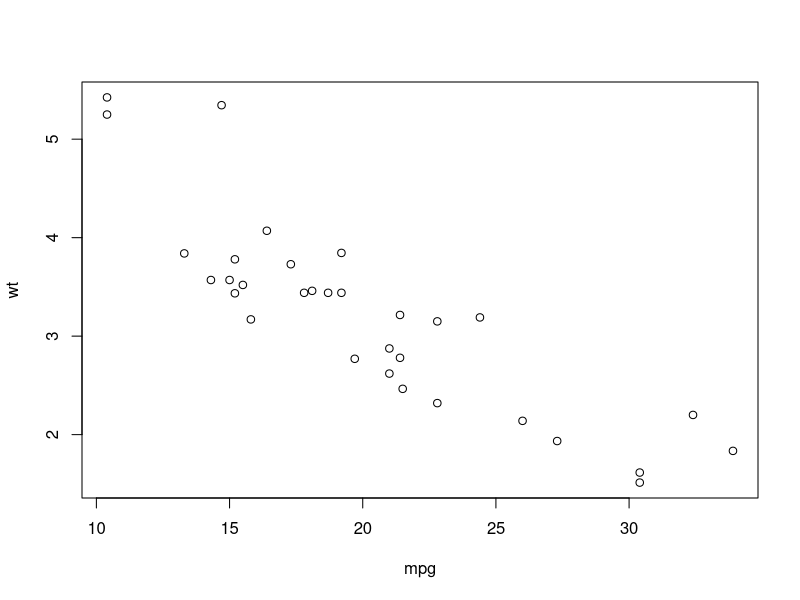

Write the R code that produced this figure.
#### scratch ####
# Scratch pad for miscellaneous scirpts
#
# Michael Coote
# January, 2019

library(dplyr)

data(mtcars)

with(mtcars, plot(mpg, wt))

